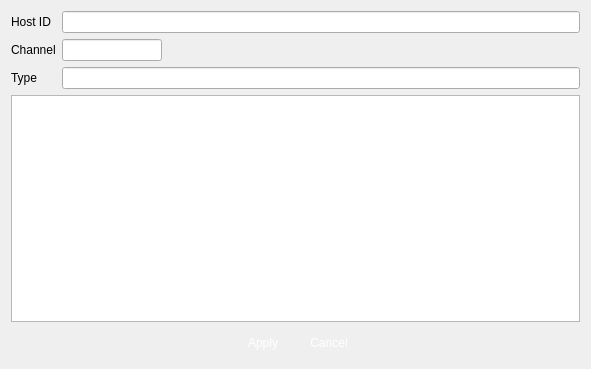
<?xml version="1.0" encoding="UTF-8"?>
<ui version="4.0">
 <class>VSCLicense</class>
 <widget class="QWidget" name="VSCLicense">
  <property name="geometry">
   <rect>
    <x>0</x>
    <y>0</y>
    <width>591</width>
    <height>369</height>
   </rect>
  </property>
  <property name="windowTitle">
   <string>Master Hard Disk Selecting</string>
  </property>
  <property name="windowIcon">
   <iconset>
    <normaloff>:/logo/resources/vscsmall.jpg</normaloff>:/logo/resources/vscsmall.jpg</iconset>
  </property>
  <layout class="QVBoxLayout" name="verticalLayout">
   <item>
    <layout class="QGridLayout" name="gridLayout">
     <item row="0" column="1">
      <widget class="QLineEdit" name="hostId">
       <property name="readOnly">
        <bool>true</bool>
       </property>
      </widget>
     </item>
     <item row="0" column="0">
      <widget class="QLabel" name="label">
       <property name="text">
        <string>Host ID</string>
       </property>
      </widget>
     </item>
     <item row="1" column="0">
      <widget class="QLabel" name="label_2">
       <property name="text">
        <string>Channel</string>
       </property>
      </widget>
     </item>
     <item row="1" column="1">
      <widget class="QLineEdit" name="channel">
       <property name="enabled">
        <bool>true</bool>
       </property>
       <property name="maximumSize">
        <size>
         <width>100</width>
         <height>16777215</height>
        </size>
       </property>
       <property name="readOnly">
        <bool>true</bool>
       </property>
      </widget>
     </item>
     <item row="2" column="0">
      <widget class="QLabel" name="label_3">
       <property name="text">
        <string>Type</string>
       </property>
      </widget>
     </item>
     <item row="2" column="1">
      <widget class="QLineEdit" name="type">
       <property name="enabled">
        <bool>true</bool>
       </property>
       <property name="maximumSize">
        <size>
         <width>16777215</width>
         <height>16777215</height>
        </size>
       </property>
       <property name="readOnly">
        <bool>true</bool>
       </property>
      </widget>
     </item>
    </layout>
   </item>
   <item>
    <widget class="QTextEdit" name="lic">
     <property name="styleSheet">
      <string notr="true">font: 10pt &quot;Arial&quot;;</string>
     </property>
     <property name="html">
      <string>&lt;!DOCTYPE HTML PUBLIC &quot;-//W3C//DTD HTML 4.0//EN&quot; &quot;http://www.w3.org/TR/REC-html40/strict.dtd&quot;&gt;
&lt;html&gt;&lt;head&gt;&lt;meta name=&quot;qrichtext&quot; content=&quot;1&quot; /&gt;&lt;style type=&quot;text/css&quot;&gt;
p, li { white-space: pre-wrap; }
&lt;/style&gt;&lt;/head&gt;&lt;body style=&quot; font-family:'Arial'; font-size:10pt; font-weight:400; font-style:normal;&quot;&gt;
&lt;p style=&quot;-qt-paragraph-type:empty; margin-top:0px; margin-bottom:0px; margin-left:0px; margin-right:0px; -qt-block-indent:0; text-indent:0px;&quot;&gt;&lt;br /&gt;&lt;/p&gt;&lt;/body&gt;&lt;/html&gt;</string>
     </property>
    </widget>
   </item>
   <item>
    <layout class="QHBoxLayout" name="horizontalLayout">
     <item>
      <spacer name="horizontalSpacer">
       <property name="orientation">
        <enum>Qt::Horizontal</enum>
       </property>
       <property name="sizeHint" stdset="0">
        <size>
         <width>40</width>
         <height>20</height>
        </size>
       </property>
      </spacer>
     </item>
     <item>
      <widget class="QPushButton" name="pushButtonApply">
       <property name="minimumSize">
        <size>
         <width>60</width>
         <height>30</height>
        </size>
       </property>
       <property name="maximumSize">
        <size>
         <width>60</width>
         <height>30</height>
        </size>
       </property>
       <property name="styleSheet">
        <string notr="true">QPushButton { 
border:none;
color:white;
background-image: url(:/action/resources/button.png);}
QPushButton:hover {
	background-image: url(:/action/resources/buttonpress.png);}
QPushButton:pressed {
	background-image: url(:/action/resources/button.png);}
</string>
       </property>
       <property name="text">
        <string>Apply</string>
       </property>
       <property name="iconSize">
        <size>
         <width>60</width>
         <height>40</height>
        </size>
       </property>
      </widget>
     </item>
     <item>
      <widget class="QPushButton" name="pushButtonCancel">
       <property name="minimumSize">
        <size>
         <width>60</width>
         <height>30</height>
        </size>
       </property>
       <property name="maximumSize">
        <size>
         <width>60</width>
         <height>30</height>
        </size>
       </property>
       <property name="styleSheet">
        <string notr="true">QPushButton { 
border:none;
color:white;
background-image: url(:/action/resources/button.png);}
QPushButton:hover {
	background-image: url(:/action/resources/buttonpress.png);}
QPushButton:pressed {
	background-image: url(:/action/resources/buttonpress.png);}
</string>
       </property>
       <property name="text">
        <string>Cancel</string>
       </property>
       <property name="iconSize">
        <size>
         <width>60</width>
         <height>40</height>
        </size>
       </property>
      </widget>
     </item>
     <item>
      <spacer name="horizontalSpacer_2">
       <property name="orientation">
        <enum>Qt::Horizontal</enum>
       </property>
       <property name="sizeHint" stdset="0">
        <size>
         <width>40</width>
         <height>20</height>
        </size>
       </property>
      </spacer>
     </item>
    </layout>
   </item>
  </layout>
 </widget>
 <resources>
  <include location="../main/vscmainwindows.qrc"/>
 </resources>
 <connections/>
</ui>
